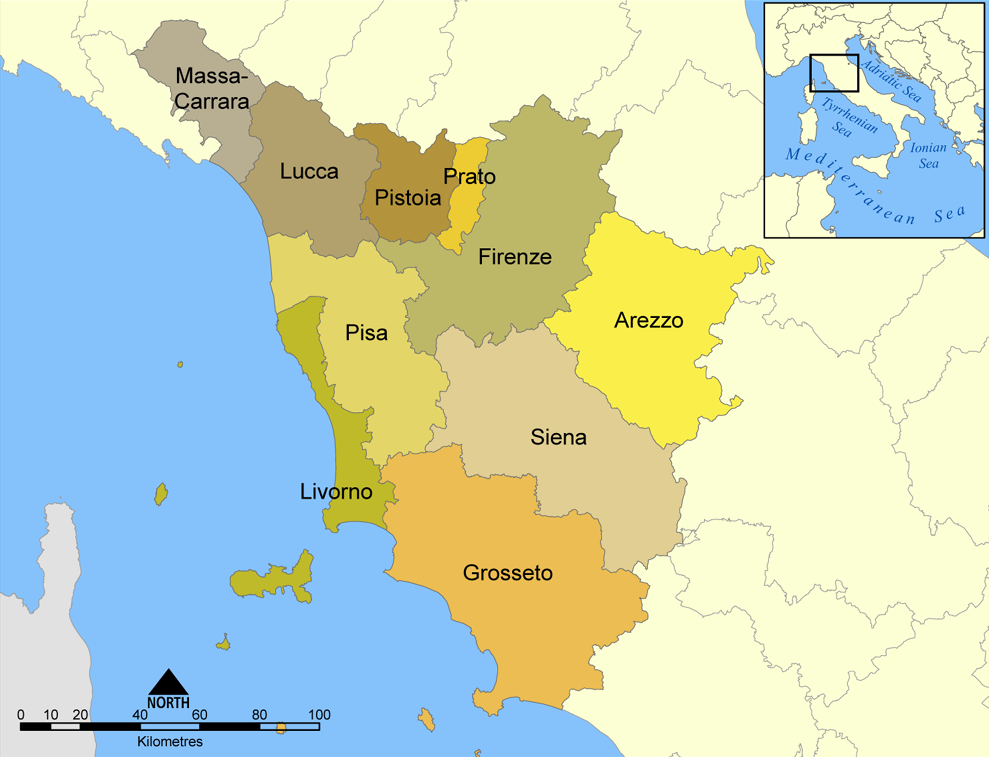
#> input picture input.png, 989 x 757 px
$ python main.py
#> lines starting #> are read from the running program, lines starting #| are printed output that depends on the picture
#> in main, img is the input picture: PIL image 989x757 RGB; mean R, G, B 200.1, 214.5, 191.1
#IMAGE RESIZING BY MARCOS FERNANDEZ
from PIL import Image
import numpy as np
import time
from multiprocessing import Pool, cpu_count


def resize_nn_sequential(img_in: np.ndarray, new_h: int, new_w: int) -> np.ndarray:
    """
    Sequential nearest-neighbor image resize.
    img_in: numpy array with shape (H_in, W_in, C)
    new_h, new_w: target height and width
    """
#> called with new_h = 3000, new_w = 3000
    H_in, W_in, C = img_in.shape
#> H_in = 757; W_in = 989; C = 3

    # I allocate the output image with the desired resolution
    img_out = np.empty((new_h, new_w, C), dtype=np.uint8)

    # Double loop over the output image
    # For each output pixel I compute the corresponding location in the input image using a simple "rule of three"
    for y_out in range(new_h):
        y_in = int(y_out * H_in / new_h)

        for x_out in range(new_w):
            x_in = int(x_out * W_in / new_w)

            # Copy the entire RGB vector (all channels at once)
            img_out[y_out, x_out] = img_in[y_in, x_in]
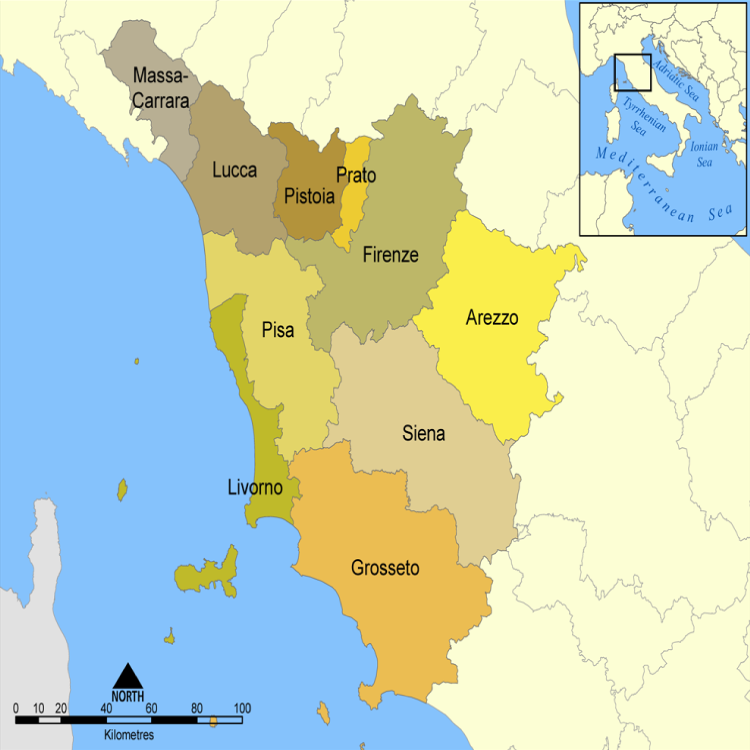
#> img_out: shape (3000, 3000, 3) (shown at 1/4 size); mean R, G, B 200.2, 214.5, 191.2

    return img_out


def _resize_chunk(args):
    """
    Worker function executed in each process.
    It computes a contiguous block of rows [y_start, y_end) of the output image.

    I keep all arguments in a single tuple because Pool.map only passes one object.
    """
    img_in, new_h, new_w, y_start, y_end = args
    H_in, W_in, C = img_in.shape

    # Height of this chunk
    chunk_h = y_end - y_start

    # Local output buffer for this chunk. Each process writes only here, so there are no race conditions
    chunk = np.empty((chunk_h, new_w, C), dtype=np.uint8)

    # local_y runs from 0 to chunk_h-1, while y_out is the global row index in the final output image
    for local_y, y_out in enumerate(range(y_start, y_end)):
        y_in = int(y_out * H_in / new_h)

        for x_out in range(new_w):
            x_in = int(x_out * W_in / new_w)
            chunk[local_y, x_out] = img_in[y_in, x_in]

    # I return the starting row so that the main process knows where to place this chunk inside the final image
    return y_start, chunk


def resize_nn_parallel(img_in: np.ndarray, new_h: int, new_w: int, n_procs: int) -> np.ndarray:
    """
    Parallel nearest-neighbor resize using Python multiprocessing.

    Parallelization strategy:
    - I partition the output image by rows.
    - Each process computes a disjoint block of rows.
    - Finally, the main process assembles all row blocks into the final image.
    """
#> called with new_h = 3000, new_w = 3000, n_procs = 8
    H_in, W_in, C = img_in.shape
#> H_in = 757; W_in = 989; C = 3

    # Global output buffer that will hold the final image.
    # Only the main process writes here, after collecting all chunks
    img_out = np.empty((new_h, new_w, C), dtype=np.uint8)

    # Compute the chunk size: how many rows per process (ceil division)
    chunk_size = (new_h + n_procs - 1) // n_procs

    # Build the list of tasks. Each task describes one block of rows
    tasks = []
    for p in range(n_procs):
        y_start = p * chunk_size
        y_end = min(new_h, (p + 1) * chunk_size)

        if y_start >= new_h:
            break

        # Each task contains all the information the worker needs
        tasks.append((img_in, new_h, new_w, y_start, y_end))
#> after the loop, tasks = 8 items

    # I use a process pool to run all the row-chunks in parallel.
    # pool.map() basically:
    #   - sends each task to a worker process
    #   - waits until all workers finish
    #   - returns all the (y_start, chunk) results
    with Pool(processes=n_procs) as pool:
        results = pool.map(_resize_chunk, tasks)
#> the loop in _resize_chunk (call 2), `for local_y, y_out in enumerate(range(y_start, y_end)):` made 375 passes
#> y_in on passes 1 to 3: 94, 94, 95
#> in _resize_chunk (call 3), `img_in, new_h, new_w, y_start, y_end = args`: y_start = 750; y_end = 1125
#> the loop in _resize_chunk (call 3), `for local_y, y_out in enumerate(range(y_start, y_end)):` made 375 passes
#> y_in on passes 1 to 3: 189, 189, 189
#> after the loop in _resize_chunk (call 3), `for local_y, y_out in enumerate(range(y_start, y_end)):`:
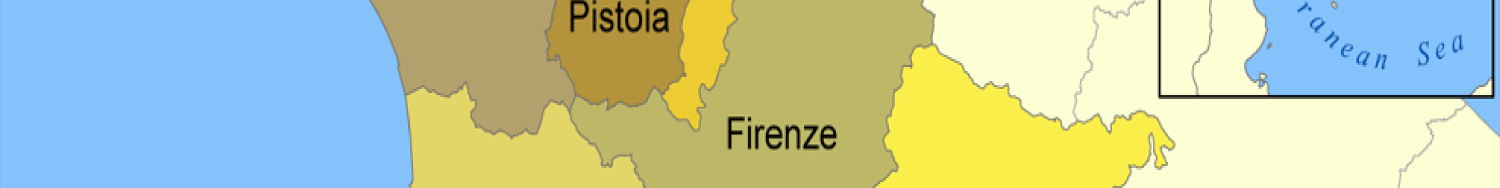
#> chunk: shape (375, 3000, 3) (shown at 1/2 size); mean R, G, B 186.5, 202.6, 173.1
#> in _resize_chunk (call 4), `img_in, new_h, new_w, y_start, y_end = args`: y_end = 1500
#> the loop in _resize_chunk (call 4), `for local_y, y_out in enumerate(range(y_start, y_end)):` made 375 passes
#> y_in on passes 1 to 3: 283, 284, 284
#> after the loop in _resize_chunk (call 4), `for local_y, y_out in enumerate(range(y_start, y_end)):`:
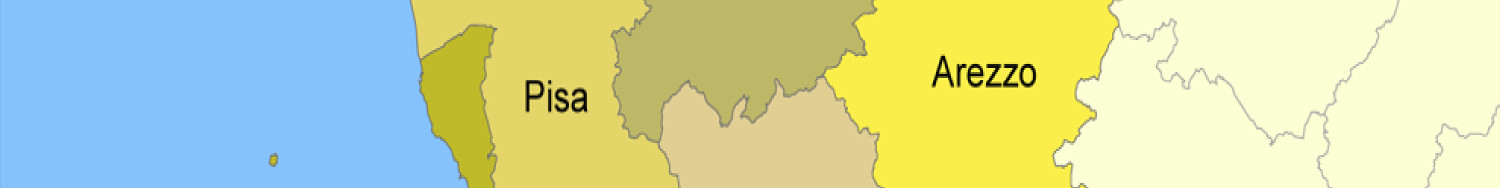
#> chunk: shape (375, 3000, 3) (shown at 1/2 size); mean R, G, B 203.2, 216.2, 171.6
#> in _resize_chunk (call 5), `img_in, new_h, new_w, y_start, y_end = args`: y_end = 1875
#> the loop in _resize_chunk (call 5), `for local_y, y_out in enumerate(range(y_start, y_end)):` made 375 passes
#> y_in on passes 1 to 3: 378, 378, 379
#> after the loop in _resize_chunk (call 5), `for local_y, y_out in enumerate(range(y_start, y_end)):`:
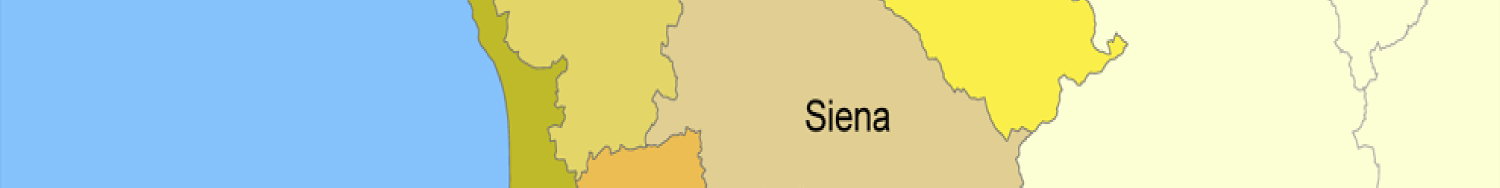
#> chunk: shape (375, 3000, 3) (shown at 1/2 size); mean R, G, B 201.3, 216, 187.7
#> in _resize_chunk (call 6), `img_in, new_h, new_w, y_start, y_end = args`: y_end = 2250
#> the loop in _resize_chunk (call 6), `for local_y, y_out in enumerate(range(y_start, y_end)):` made 375 passes
#> y_in on passes 1 to 3: 473, 473, 473
#> after the loop in _resize_chunk (call 6), `for local_y, y_out in enumerate(range(y_start, y_end)):`:
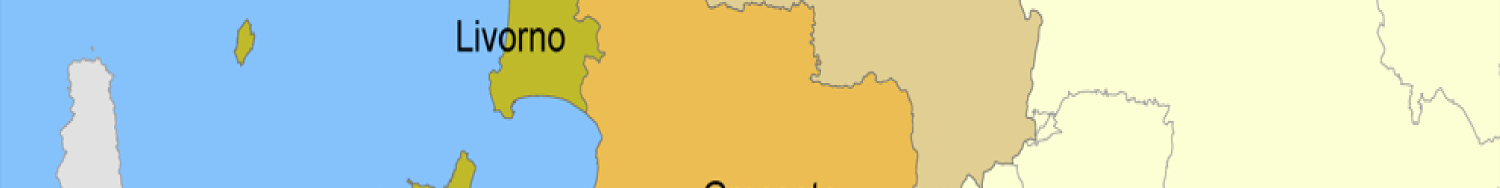
#> chunk: shape (375, 3000, 3) (shown at 1/2 size); mean R, G, B 201.3, 211.9, 187.8
#> in _resize_chunk (call 7), `img_in, new_h, new_w, y_start, y_end = args`: y_end = 2625
#> the loop in _resize_chunk (call 7), `for local_y, y_out in enumerate(range(y_start, y_end)):` made 375 passes
#> y_in on passes 1 to 3: 567, 568, 568
#> after the loop in _resize_chunk (call 7), `for local_y, y_out in enumerate(range(y_start, y_end)):`:
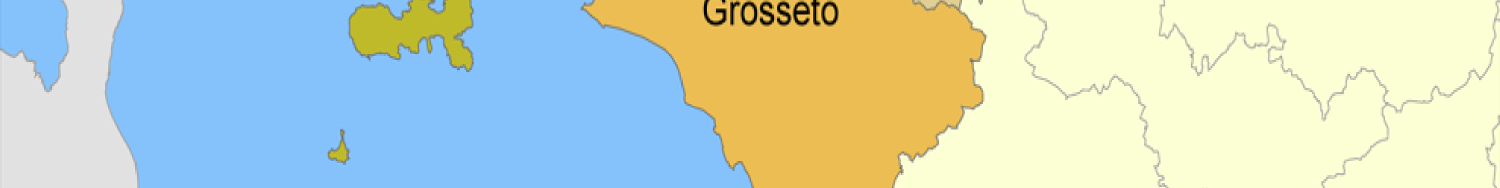
#> chunk: shape (375, 3000, 3) (shown at 1/2 size); mean R, G, B 199.4, 214.4, 199.5
#> in _resize_chunk (call 8), `img_in, new_h, new_w, y_start, y_end = args`: y_end = 3000
#> the loop in _resize_chunk (call 8), `for local_y, y_out in enumerate(range(y_start, y_end)):` made 375 passes
#> y_in on passes 1 to 3: 662, 662, 662
#> after the loop in _resize_chunk (call 8), `for local_y, y_out in enumerate(range(y_start, y_end)):`:
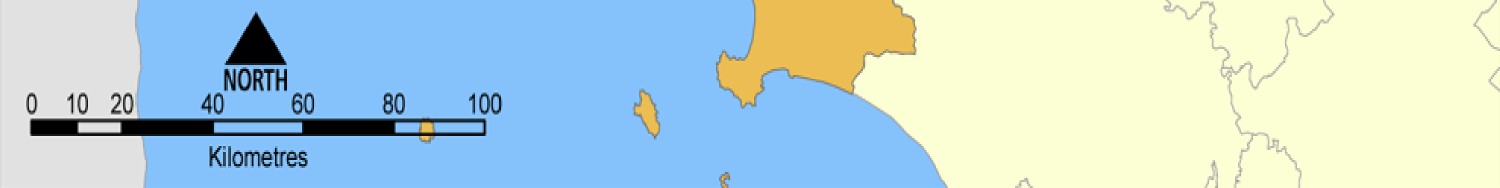
#> chunk: shape (375, 3000, 3) (shown at 1/2 size); mean R, G, B 188.5, 213.3, 216.5
#> results = 8 items

    # Assemble the final image by placing each chunk in the right position
    for y_start, chunk in results:
        y_end = y_start + chunk.shape[0]
        img_out[y_start:y_end, :, :] = chunk
#> this loop made 8 passes
#> (y_start, y_end) on passes 1 to 8: (0, 375), (375, 750), (750, 1125), (1125, 1500), (1500, 1875), (1875, 2250), (2250, 2625), (2625, 3000)

    return img_out


def main():
    # Input and output paths (I keep them simple for the experiments)
    input_path = "input.png"           # put here any test image
    output_seq_path = "output_seq.png"
    output_par_path = "output_par.png"

    # Target resolution for the resized image.
    # I can change this during the experiments to see how the runtime scales (1000, 2000 and 3000 were studied)
    new_w, new_h = 3000, 3000

    # You can change it as you wish (1, 2, 4 and 8 were studied)
    n_procs = 8

    # Load the input image as RGB and convert it to a numpy array
    img = Image.open(input_path).convert("RGB")
    img_np = np.array(img)

    # --- Sequential version ---
    t0 = time.perf_counter()
    resized_seq = resize_nn_sequential(img_np, new_h, new_w)
    t1 = time.perf_counter()
    seq_time = t1 - t0
    print(f"[Sequential]   time = {seq_time:.4f} s")

    # --- Parallel version ---
    t2 = time.perf_counter()
    resized_par = resize_nn_parallel(img_np, new_h, new_w, n_procs)
    t3 = time.perf_counter()
    par_time = t3 - t2
    print(f"[Parallel x{n_procs}] time = {par_time:.4f} s")

    # Validation: the parallel output should be identical to the sequential one
    same_output = np.array_equal(resized_seq, resized_par)
#> same_output = True
    print("Outputs equal? ", same_output)
#| Outputs equal?  True

    # Save both images (mainly to visually check that the resize looks correct)
    Image.fromarray(resized_seq).save(output_seq_path)
    Image.fromarray(resized_par).save(output_par_path)

    # If I want, I can print the speedup here
    if par_time > 0:
        speedup = seq_time / par_time
        print(f"Speedup ≈ {speedup:.2f}x")


if __name__ == "__main__":

    main()
